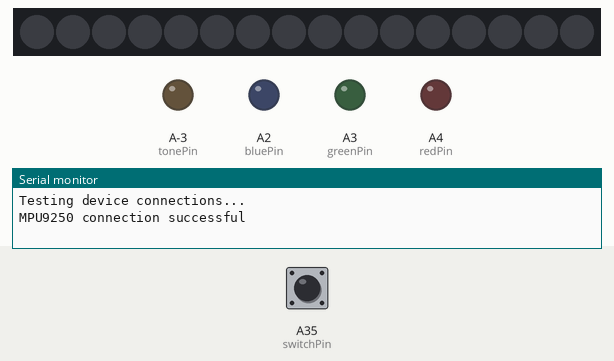
Recording of a sketch running on a simulated ATtiny85, built for the host (arithmetic inside an expression is 32-bit, double 64-bit). Shown: 16 RGB LEDs in strip order, left to right, output pins drawn as LEDs (lit = HIGH), the last lines printed to the serial monitor. Dashed ring = blinking. The test bench sets the inputs (shaded band); at power-on: A35 (switchPin) HIGH.

Above: at 2.2 s.
2.3 s: A35 (switchPin) pulled LOW for 0.25 s
At 2.6 s:
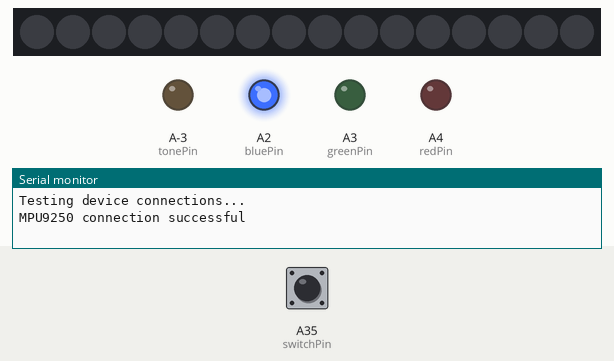
4.2 s: A35 (switchPin) pulled LOW for 1 s
At 4.56 s:
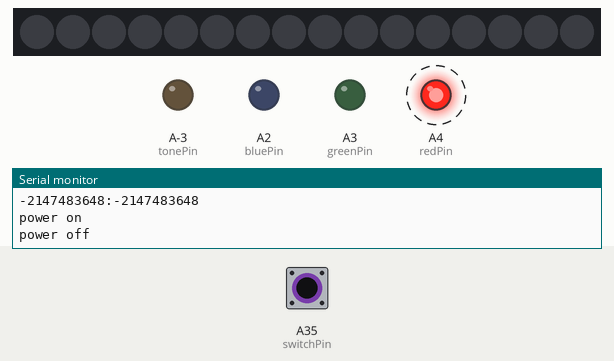
6.9 s: A35 (switchPin) pulled LOW for 3.2 s
At 7.48 s:
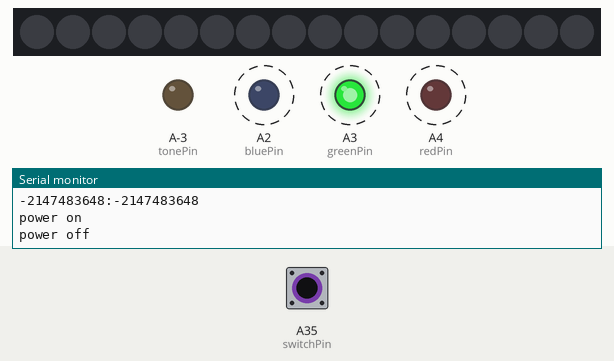
Timing chart, 0 to 11.2 s (numbered marks = the images above; inputs shaded):
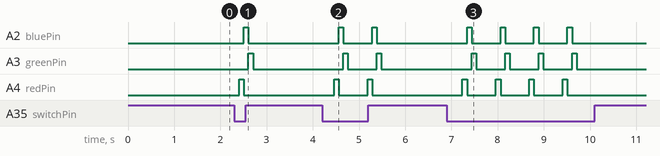

Measured:
- after the input at 2.3 s, A2 (bluePin): LOW → HIGH after 0.21 s, → LOW 0.10 s later; A3 (greenPin): LOW → HIGH after 0.31 s, → LOW 0.10 s later; A4 (redPin): LOW → HIGH after 0.11 s, → LOW 0.10 s later
- after the input at 4.2 s, A2 (bluePin): alternates HIGH for 0.10 s and LOW for 0.62 s, 4 changes in all, then stays LOW, starting after 0.36 s; A3 (greenPin): alternates HIGH for 0.10 s and LOW for 0.62 s, 4 changes in all, then stays LOW, starting after 0.46 s
- after the input at 6.9 s, A2 (bluePin): alternates HIGH for 0.10 s and LOW for 0.62 s, 8 changes in all, then stays LOW, starting after 0.44 s; A3 (greenPin): alternates HIGH for 0.10 s and LOW for 0.62 s, 8 changes in all, then stays LOW, starting after 0.54 s

The sketch:

arduino_light_stick.ino
```cpp
#include "Wire.h"

#include <I2Cdev.h>
#include "MPU9250.h"

#include <Adafruit_NeoPixel.h>

#define PIN 19
#define NUMPIXEL 16

Adafruit_NeoPixel pixels = Adafruit_NeoPixel(NUMPIXEL, PIN, NEO_GRB + NEO_KHZ800);

MPU9250 accelgyro;
I2Cdev   I2C_M;

void getAccel_Data(void);
void getGyro_Data(void);


uint8_t buffer_m[6];

int16_t ax, ay, az;
int16_t gx, gy, gz;
int16_t mx, my, mz;

float heading;
float tiltheading;

long first_p, first_r;
long a_p, a_r;

float Axyz[3];
float Gxyz[3];

#define sample_num_mdate  5000

int redPin = 18;
int greenPin = 17;
int bluePin = 16;
int tonePin = 11;
int switchPin = 49;
long timer;
bool button = false;
bool effect = false;

void setup() {
  // put your setup code here, to run once:
#if defined (__AVR_ATtiny85__)
  if (F_CPU == 16000000) clock_prescale_set(clock_div_1);
#endif

  Wire.begin();
  Serial.begin(38400);                        // 통신속도 38400 bps

  Serial.println("Initializing I2C devices...");
  accelgyro.initialize();

  // verify connection
  Serial.println("Testing device connections...");
  Serial.println(accelgyro.testConnection() ? "MPU9250 connection successful" : "MPU9250 connection failed");


  delay(1000);
  Serial.println("     ");

  pixels.begin();
  pinMode(redPin, OUTPUT);
  pinMode(greenPin, OUTPUT);
  pinMode(bluePin, OUTPUT);
  pinMode(tonePin, OUTPUT);
  pinMode(switchPin, INPUT_PULLUP);

  timer = micros();
}

void loop() {
  int red = 0;
  int green = 0;
  int blue = 0;
  if (digitalRead(switchPin) == LOW && button == false) {
    getAccel_Data();
    first_p = 180 * atan(Axyz[1] / sqrt(Axyz[0] * Axyz[0] + Axyz[2] * Axyz[2])) / M_PI;
    first_r = 180 * atan(Axyz[0] / sqrt(Axyz[1] * Axyz[1] + Axyz[2] * Axyz[2])) / M_PI;
    red = 255;
    blue = 0;
    green = 0;
    setColor(red, green, blue);
    delay(100);
    red = 0;
    blue = 255;
    green = 0;
    setColor(red, green, blue);
    delay(100);
    red = 0;
    blue = 0;
    green = 255;
    setColor(red, green, blue);
    delay(100);
    setColor(0, 0, 0);
    button = true;
  }
  // put your main code here, to run repeatedly:
  else if (button == true) {
    getAccel_Data();
    getGyro_Data();

    Serial.println("Acceleration(g) of X,Y,Z:");
    Serial.print(Axyz[0]);
    Serial.print(",");
    Serial.print(Axyz[1]);
    Serial.print(",");
    Serial.println(Axyz[2]);

    Serial.println("Gyro(degress/s) of X,Y,Z:");
    Serial.print(Gxyz[0]);
    Serial.print(",");
    Serial.print(Gxyz[1]);
    Serial.print(",");
    Serial.println(Gxyz[2]);
    a_p = 180 * atan(Axyz[1] / sqrt(Axyz[0] * Axyz[0] + Axyz[2] * Axyz[2])) / M_PI;
    a_r = 180 * atan(Axyz[0] / sqrt(Axyz[1] * Axyz[1] + Axyz[2] * Axyz[2])) / M_PI;
    Serial.print(first_p);
    Serial.print(":");
    Serial.println(a_p);
    Serial.print(first_r);
    Serial.print(":");
    Serial.println(a_r);

    if (!effect) {
      if (sqrt(Axyz[1]*Axyz[1] + Axyz[0]*Axyz[0]) > 1.2 && a_p > 40 && a_r < 40 && a_r > -40) {
        red = 255; tone(tonePin, 293.6648, 200); effect = true; //front
      }
      else if (sqrt(Axyz[1]*Axyz[1] + Axyz[0]*Axyz[0]) > 1.2 && a_p > -40 && a_p < 40 && a_r > 40) {
        green = 255; tone(tonePin, 329.6276, 200); effect = true; //Left
      }
      else if (sqrt(Axyz[1]*Axyz[1] + Axyz[0]*Axyz[0]) > 1.2 && a_p < -40 && a_r < 40 && a_r > -40) {
        red = 255; green = 255; blue = 255;//backyard
        tone(tonePin, 349.2282, 200); effect = true;
      }
      else if (sqrt(Axyz[1]*Axyz[1] + Axyz[0]*Axyz[0]) > 1.2 && a_p > -40 && a_p < 40  && a_r < -40) {
        blue = 255;
        tone(tonePin, 261.6256, 200); effect = true; //RIGHT
      }
      else {
        red = 0; green = 0; blue = 0;
      }
    } else if (effect) effect = false;

    for (int i = 0; i < NUMPIXEL; i++) {
      pixels.setPixelColor(i, pixels.Color(red, green, blue));
    }
    setColor(red, green, blue);
    pixels.show();
    //
    Serial.println("power on");
    if (digitalRead(switchPin) == LOW) {
      button = false;
      Serial.println("power off");
      red = 0;
      blue = 0;
      green = 0;
    }
  }
  delay(200);


  while (micros() - timer < 4000); timer = micros();
}

void getAccel_Data(void)
{
  accelgyro.getMotion9(&ax, &ay, &az, &gx, &gy, &gz, &mx, &my, &mz);
  Axyz[0] = (double) ax / 16384;
  Axyz[1] = (double) ay / 16384;
  Axyz[2] = (double) az / 16384;
}
void getGyro_Data(void)
{
  accelgyro.getMotion9(&ax, &ay, &az, &gx, &gy, &gz, &mx, &my, &mz);

  Gxyz[0] = (double) gx * 250 / 32768;
  Gxyz[1] = (double) gy * 250 / 32768;
  Gxyz[2] = (double) gz * 250 / 32768;
}

void setColor(int red, int green, int blue) {
  analogWrite(redPin, red);
  analogWrite(greenPin, green);
  analogWrite(bluePin, blue);
}
```
